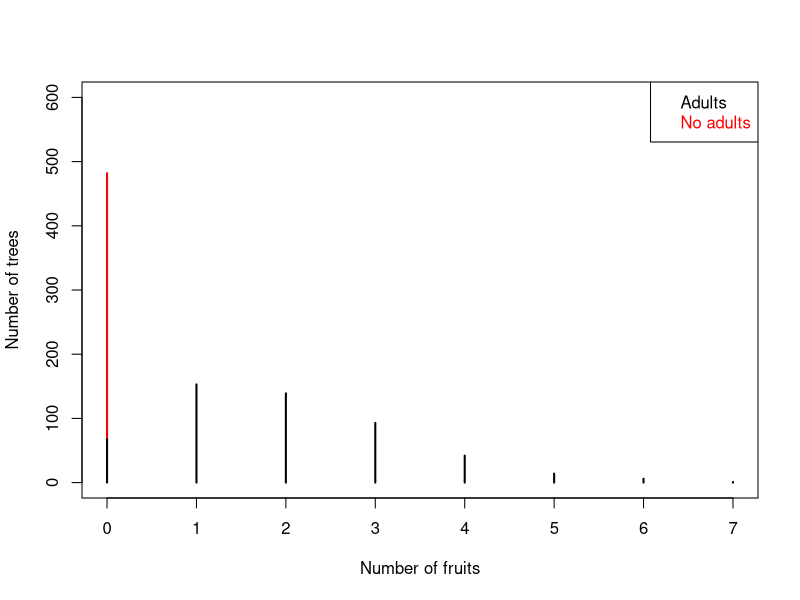

This chart was generated by the following R code:
set.seed(1234)

#generative model's parameters
pi1=0.5
lambda1=2

#generate data from the generative model
n=1000
ai<-rbinom(n,size=1,prob=pi1)
tab_ai<-table(ai)
tab_ai
fia1<-rpois(sum(ai==1),lambda=lambda1)
tab_fia1<-table(fia1)
tab_fia1
fia0<-rep(0,sum(ai==0))
length(fia0)

#p(ai=0|fi=0)
prop<-length(fia0)/(length(fia0)+tab_fia1[1])
prop

#plot graph
plot(tab_fia1,type='h',ylab="Number of trees",xlab="Number of fruits",col='black',lwd=2,ylim=c(0,600))
lines(rep(0,2),c(tab_fia1[1],length(fia0)),col='red',lwd=2)
legend("topright",c("Adults","No adults"),text.col=c("black","red"))
